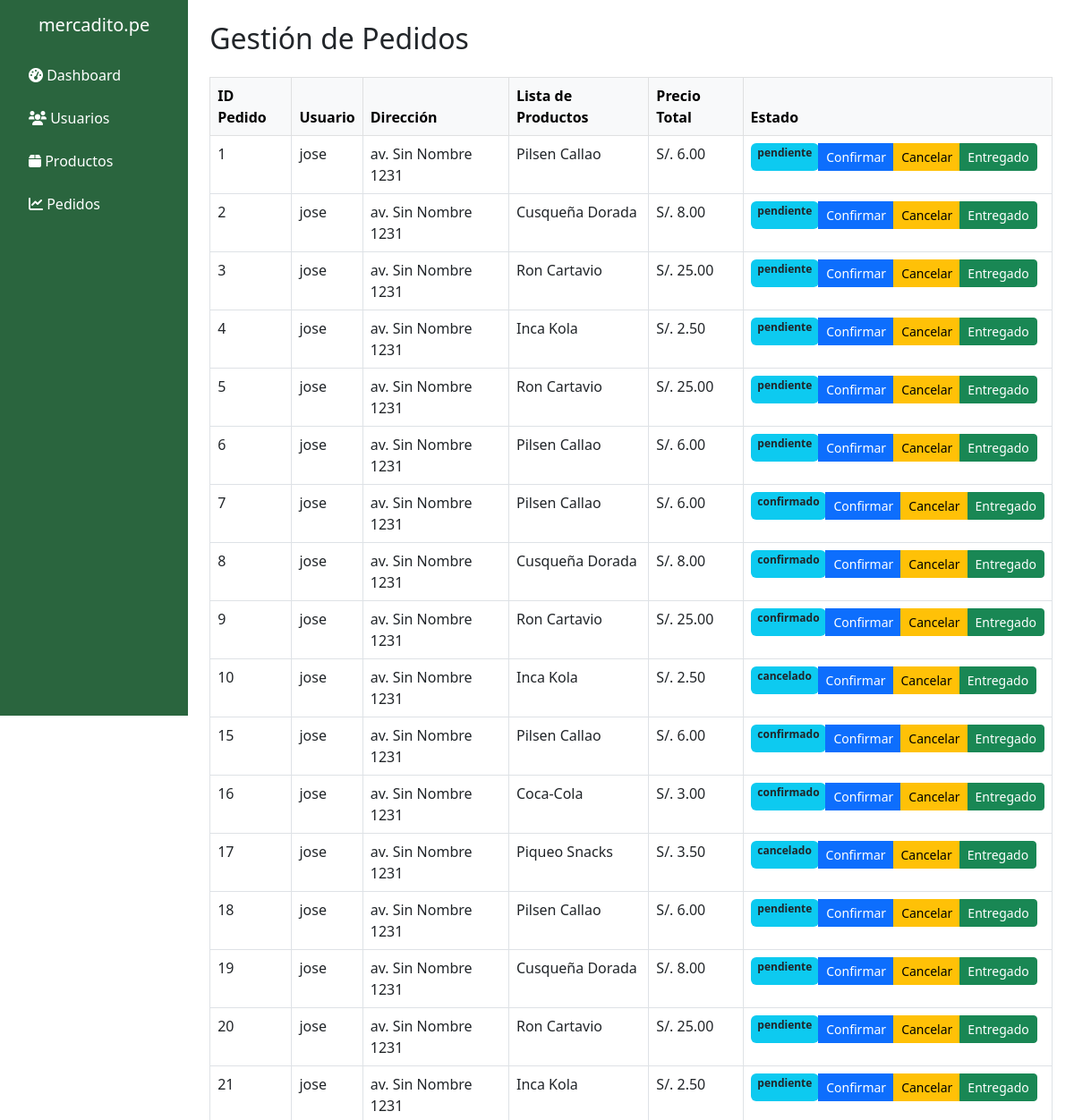
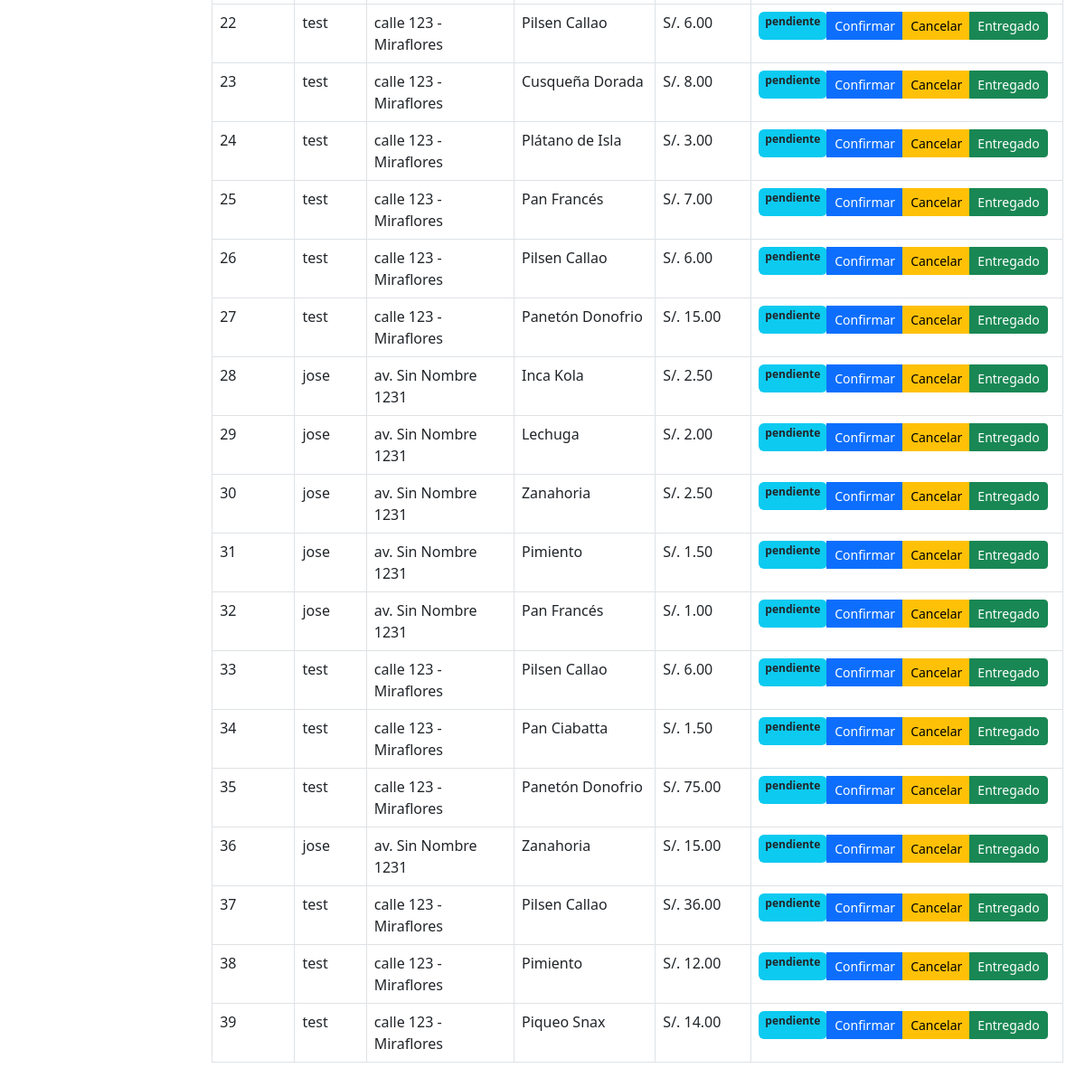
Screenshot of /pedido with the database file from the repository (2 pictures, top to bottom).
### models.py (models this page shows, shortened)
class Usuarios(db.Model):
    __tablename__ = 'usuarios'
    user_id = db.Column(db.Integer, primary_key=True)
    nombre = db.Column(db.String(100), nullable=False)
    email = db.Column(db.String(100), nullable=False, unique=True)
    username = db.Column(db.String(100), nullable=False, unique=True)
    password = db.Column(db.String(100), nullable=False)
    rol = db.Column(db.String(10), nullable=False, default='usuario')
    direccion = db.Column(db.String(255), nullable=True)

class Pedido(db.Model):
    __tablename__ = 'pedidos'
    pedidoId = db.Column(db.Integer, primary_key=True, autoincrement=True)
    fecha = db.Column(db.DateTime, nullable=False)
    user_id = db.Column(db.Integer, db.ForeignKey('usuarios.user_id'), nullable=False)
    direccion = db.Column(db.String(255), nullable=True)
    producto = db.Column(db.String(255), nullable=False)
    precio = db.Column(db.Float, nullable=False)
    estado = db.Column(db.String(50), nullable=False, default='pendiente')
    usuario = db.relationship('Usuarios', backref=db.backref('pedidos', lazy=True))

### app.py (the view)
@app.route('/pedido', methods=['GET'])
def gestion_pedidos():
    pedidos = Pedido.query.all()  # Consulta todos los pedidos en la base de datos
    if not pedidos:
        return render_template('dash-pedido.html', message="No hay pedidos disponibles.")
    pedidos_data = [{
        'pedidoId': pedido.pedidoId,
        'fecha': pedido.fecha,
        'usuario': Usuarios.query.get(pedido.user_id).username,  # Obtener el nombre del usuario
        'direccion': pedido.direccion,
        'producto': pedido.producto,
        'precio': pedido.precio,
        'estado': pedido.estado
    } for pedido in pedidos]
    return render_template('dash-pedido.html', pedidos=pedidos_data)

### templates/dash-pedido.html (shortened to what this page needs)
<!DOCTYPE html>
<html lang="es">
<head>
  <link href="https://cdn.jsdelivr.net/npm/bootstrap@5.3.0-alpha3/dist/css/bootstrap.min.css" rel="stylesheet">
  <link rel="stylesheet" href="https://cdnjs.cloudflare.com/ajax/libs/font-awesome/6.0.0-beta3/css/all.min.css">
</head>
<body>
  <div class="d-flex">
    <div class="p-3 vh-100" style="width: 250px; background-color: #2A653E">
      <h5 class="text-center mb-4">
        <a href="{{ url_for('index') }}" style="text-decoration: none; color: white;">mercadito.pe</a>
      </h5>
      <ul class="nav flex-column">
        <li class="nav-item mb-2">
          <a class="nav-link text-white" href="{{ url_for('dashboard') }}">
            <i class="fas fa-tachometer-alt"></i> Dashboard
          </a>
        </li>
        <li class="nav-item mb-2">
          <a class="nav-link text-white" href="{{ url_for('dashboard_usuarios') }}">
            <i class="fas fa-users"></i> Usuarios
          </a>
        </li>
        <li class="nav-item mb-2">
          <a class="nav-link text-white" href="{{ url_for('dashboard_productos') }}">
            <i class="fas fa-box"></i> Productos
          </a>
        </li>
        <li class="nav-item mb-2">
          <a class="nav-link text-white" href="{{ url_for('gestion_pedidos') }}">
            <i class="fas fa-chart-line"></i> Pedidos
          </a>
        </li>
      </ul>
    </div>
    <body>
      <div class="container-fluid p-4">
        <h2>Gestión de Pedidos</h2>
        {% if pedidos|length == 0 %}
        <div class="alert alert-info">No hay pedidos disponibles.</div>
        {% else %}
        <table class="table table-bordered table-hover mt-4">
          <thead class="table-light">
            <tr>
              <th>ID Pedido</th>
              <th>Usuario</th>
              <th>Dirección</th>
              <th>Lista de Productos</th>
              <th>Precio Total</th>
              <th>Estado</th>
            </tr>
          </thead>
          <tbody>
            {% for pedido in pedidos %}
            <tr>
              <td>{{ pedido.pedidoId }}</td>
              <td>{{ pedido.usuario }}</td>
              <td>{{ pedido.direccion }}</td>
              <td>{{ pedido.producto }}</td>
              <td>S/. {{ "%.2f"|format(pedido.precio) }}</td>
              <td>
                <div class="btn-group">
                  <span class="badge bg-info text-dark">{{ pedido.estado }}</span>
                  <button class="btn btn-primary btn-sm" onclick="updatePedido({{ pedido.pedidoId }}, 'confirmado')">Confirmar</button>
                  <button class="btn btn-warning btn-sm" onclick="updatePedido({{ pedido.pedidoId }}, 'cancelado')">Cancelar</button>
                  <button class="btn btn-success btn-sm" onclick="updatePedido({{ pedido.pedidoId }}, 'entregado')">Entregado</button>
                </div>
              </td>
            </tr>
            {% endfor %}
          </tbody>
        </table>
        {% endif %}
      </div>
    </body>
</html>

### rows the page displays
Usuarios: usuario "jose" "jose" "jose" "jose" "jose" "jose" "jose" "jose" "jose" "jose" "jose" "jose" "jose" "jose" "jose" "jose" "jose" "jose" "jose" "jose" "jose" "jose" "jose"
Pedido: direccion "av. Sin Nombre 1231", producto "Pilsen Callao", precio "6.00", estado "pendiente"
Pedido: direccion "av. Sin Nombre 1231", producto "Cusqueña Dorada", precio "8.00", estado "pendiente"
Pedido: direccion "av. Sin Nombre 1231", producto "Ron Cartavio", precio "25.00", estado "pendiente"
Pedido: direccion "av. Sin Nombre 1231", producto "Inca Kola", precio "2.50", estado "pendiente"
Pedido: direccion "av. Sin Nombre 1231", producto "Ron Cartavio", precio "25.00", estado "pendiente"
Pedido: direccion "av. Sin Nombre 1231", producto "Pilsen Callao", precio "6.00", estado "pendiente"
Pedido: direccion "av. Sin Nombre 1231", producto "Pilsen Callao", precio "6.00", estado "confirmado"
Pedido: direccion "av. Sin Nombre 1231", producto "Cusqueña Dorada", precio "8.00", estado "confirmado"
Pedido: direccion "av. Sin Nombre 1231", producto "Ron Cartavio", precio "25.00", estado "confirmado"
Pedido: direccion "av. Sin Nombre 1231", producto "Inca Kola", precio "2.50", estado "cancelado"
Pedido: direccion "av. Sin Nombre 1231", producto "Pilsen Callao", precio "6.00", estado "confirmado"
Pedido: direccion "av. Sin Nombre 1231", producto "Coca-Cola", precio "3.00", estado "confirmado"
Pedido: direccion "av. Sin Nombre 1231", producto "Piqueo Snacks", precio "3.50", estado "cancelado"
Pedido: direccion "av. Sin Nombre 1231", producto "Pilsen Callao", precio "6.00", estado "pendiente"
Pedido: direccion "av. Sin Nombre 1231", producto "Cusqueña Dorada", precio "8.00", estado "pendiente"
Pedido: direccion "av. Sin Nombre 1231", producto "Ron Cartavio", precio "25.00", estado "pendiente"
Pedido: direccion "av. Sin Nombre 1231", producto "Inca Kola", precio "2.50", estado "pendiente"
Usuarios: usuario "test" "test" "test" "test" "test" "test" "test" "test" "test" "test" "test" "test"
Pedido: direccion "calle 123 - Miraflores", producto "Pilsen Callao", precio "6.00", estado "pendiente"
Pedido: direccion "calle 123 - Miraflores", producto "Cusqueña Dorada", precio "8.00", estado "pendiente"
Pedido: direccion "calle 123 - Miraflores", producto "Plátano de Isla", precio "3.00", estado "pendiente"
Pedido: direccion "calle 123 - Miraflores", producto "Pan Francés", precio "7.00", estado "pendiente"
Pedido: direccion "calle 123 - Miraflores", producto "Pilsen Callao", precio "6.00", estado "pendiente"
Pedido: direccion "calle 123 - Miraflores", producto "Panetón Donofrio", precio "15.00", estado "pendiente"
Pedido: direccion "av. Sin Nombre 1231", producto "Inca Kola", precio "2.50", estado "pendiente"
Pedido: direccion "av. Sin Nombre 1231", producto "Lechuga", precio "2.00", estado "pendiente"
Pedido: direccion "av. Sin Nombre 1231", producto "Zanahoria", precio "2.50", estado "pendiente"
Pedido: direccion "av. Sin Nombre 1231", producto "Pimiento", precio "1.50", estado "pendiente"
Pedido: direccion "av. Sin Nombre 1231", producto "Pan Francés", precio "1.00", estado "pendiente"
Pedido: direccion "calle 123 - Miraflores", producto "Pilsen Callao", precio "6.00", estado "pendiente"
Pedido: direccion "calle 123 - Miraflores", producto "Pan Ciabatta", precio "1.50", estado "pendiente"
Pedido: direccion "calle 123 - Miraflores", producto "Panetón Donofrio", precio "75.00", estado "pendiente"
Pedido: direccion "av. Sin Nombre 1231", producto "Zanahoria", precio "15.00", estado "pendiente"
Pedido: direccion "calle 123 - Miraflores", producto "Pilsen Callao", precio "36.00", estado "pendiente"
Pedido: direccion "calle 123 - Miraflores", producto "Pimiento", precio "12.00", estado "pendiente"
Pedido: direccion "calle 123 - Miraflores", producto "Piqueo Snax", precio "14.00", estado "pendiente"

### other values shown
{{ pedido.pedidoId }} "1" "2" "3" "4" "5" "6" "7" "8" "9" "10" "15" "16" "17" "18" "19" "20" "21" "22" "23" "24" "25" "26" "27" "28" "29" "30" "31" "32" "33" "34" "35" "36" "37" "38" "39"
